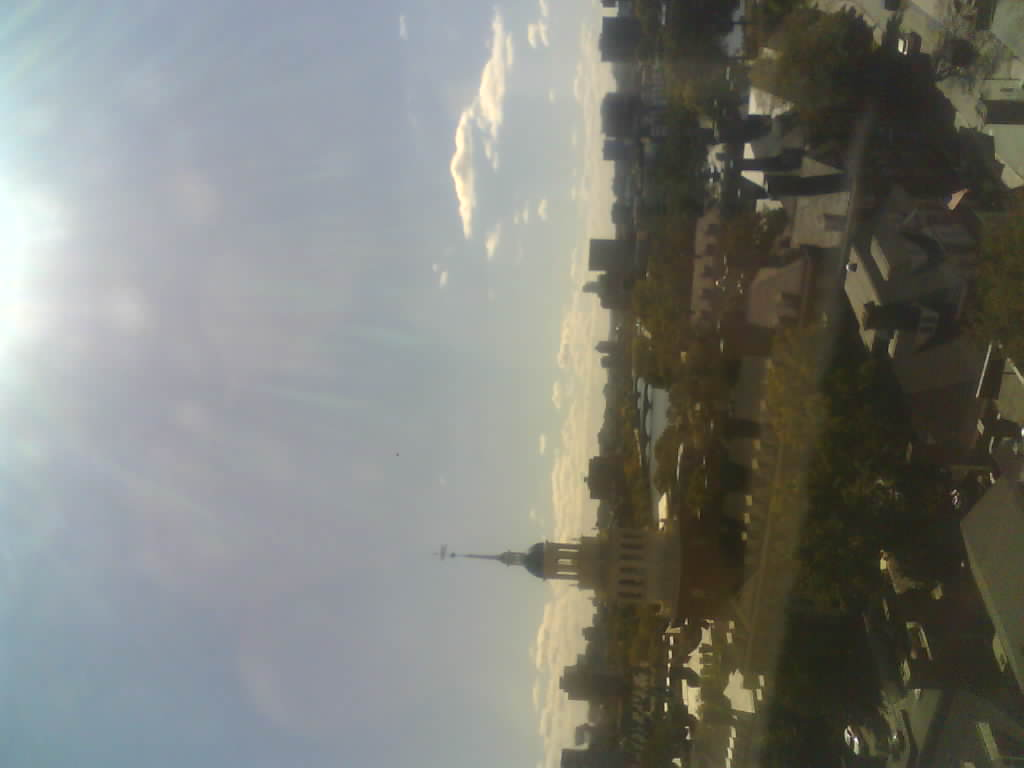
#> input picture 04_microcontroller/Assets/image0.jpg, 1024 x 768 px
$ python trace.py ../../../04_microcontroller/Assets/image0.jpg
#> lines starting #> are read from the running program, lines starting #| are printed output that depends on the picture; after the words box and inside, x2 and y2 are one past the last pixel; in counts of white or black regions, pixels touching at a corner belong together
### 10_machine/src/src/vectorize.py
"""Step 2 — raster line art into pen paths (polylines).

No AI here. This is classic, deterministic computer vision.

The key step is SKELETONIZATION. If you traced by contour (what potrace does),
every black line would become a closed polygon and the plotter would draw it
twice, once down each edge: the stroke comes out fat and takes twice as long.
Thinning to 1 pixel first means each line produces ONE pass, which is what you
want with a pen.
"""

import io

import numpy as np
from PIL import Image, ImageDraw, ImageFilter, ImageOps

# Neighbours clockwise from north: P2..P9 in the Zhang-Suen paper.
_NB8 = [(-1, 0), (-1, 1), (0, 1), (1, 1), (1, 0), (1, -1), (0, -1), (-1, -1)]


# --------------------------------------------------------------------------
# Loading and thresholding
# --------------------------------------------------------------------------

def load_gray(image_bytes, max_side=800):
    """Load as grayscale and cap the size.

    max_side drives both compute time and detail. Note thumbnail() only shrinks,
    so asking for more than the source resolution does nothing.
    """
#> called with max_side = 1024
    im = Image.open(io.BytesIO(image_bytes)).convert("L")
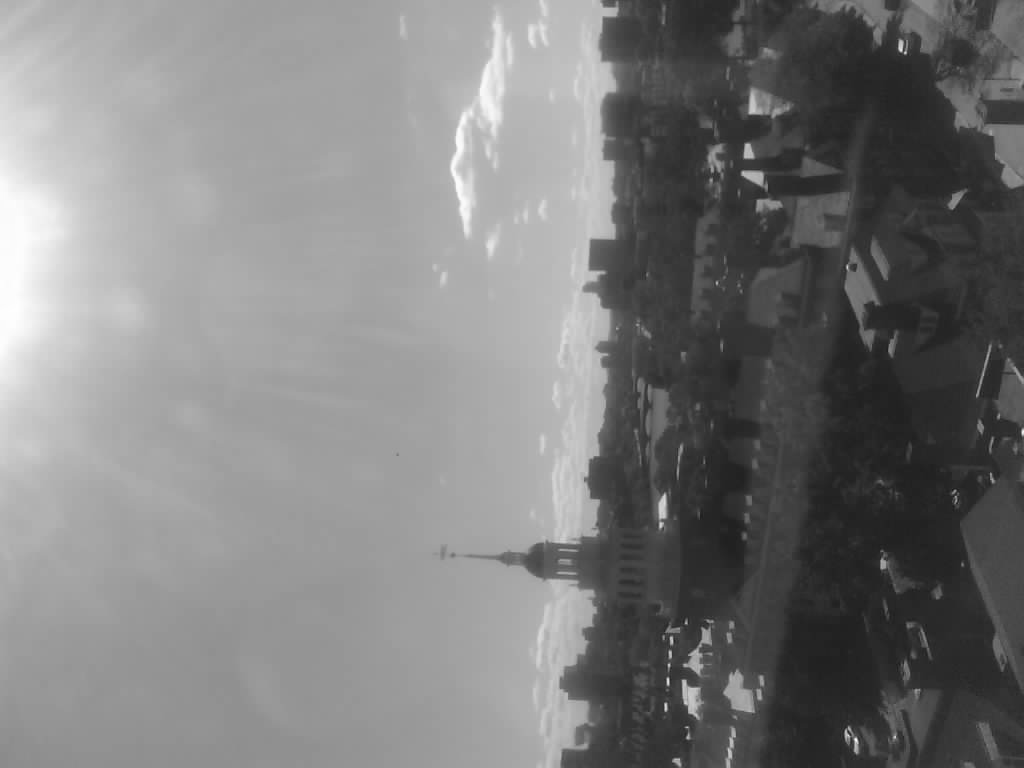
#> im: PIL image 1024x768 L; min 24, max 254, mean 124.5
    im.thumbnail((max_side, max_side), Image.LANCZOS)
    return im


def otsu_threshold(gray_u8):
    """Otsu's method: split the histogram where it best separates two groups.

    Saves us from hardcoding a threshold that only works for one lighting.
    """
    hist = np.bincount(gray_u8.ravel(), minlength=256).astype(np.float64)
#> hist = 256 values, max 22742 at index 163, min 0 at index 0, mean 3072
    total = gray_u8.size
#> total = 786432
    omega = np.cumsum(hist) / total
#> omega = 256 values from 0 to 1
    mu = np.cumsum(hist * np.arange(256)) / total
#> mu = 256 values from 0 to 124.5
    mu_t = mu[-1]
#> mu_t = 124.5

    denom = omega * (1.0 - omega)
#> denom = 256 values, max 0.25 at index 152, min 0 at index 0, mean 0.125
    denom[denom <= 0] = 1e-12
    between = (mu_t * omega - mu) ** 2 / denom
#> between = 256 values, max 2992.2 at index 113, min 0 at index 0, mean 1379.5
    return int(np.argmax(between))


# [28 lines left out: functions _dog_balanced, edges_mask, not called in this run]


def binarize(im, invert=False, blur=0.6):
    """Return a boolean array where True means ink."""
    if blur:
        im = im.filter(ImageFilter.GaussianBlur(blur))
    if invert:
        im = ImageOps.invert(im)

    arr = np.asarray(im, dtype=np.uint8)
    return arr <= otsu_threshold(arr)
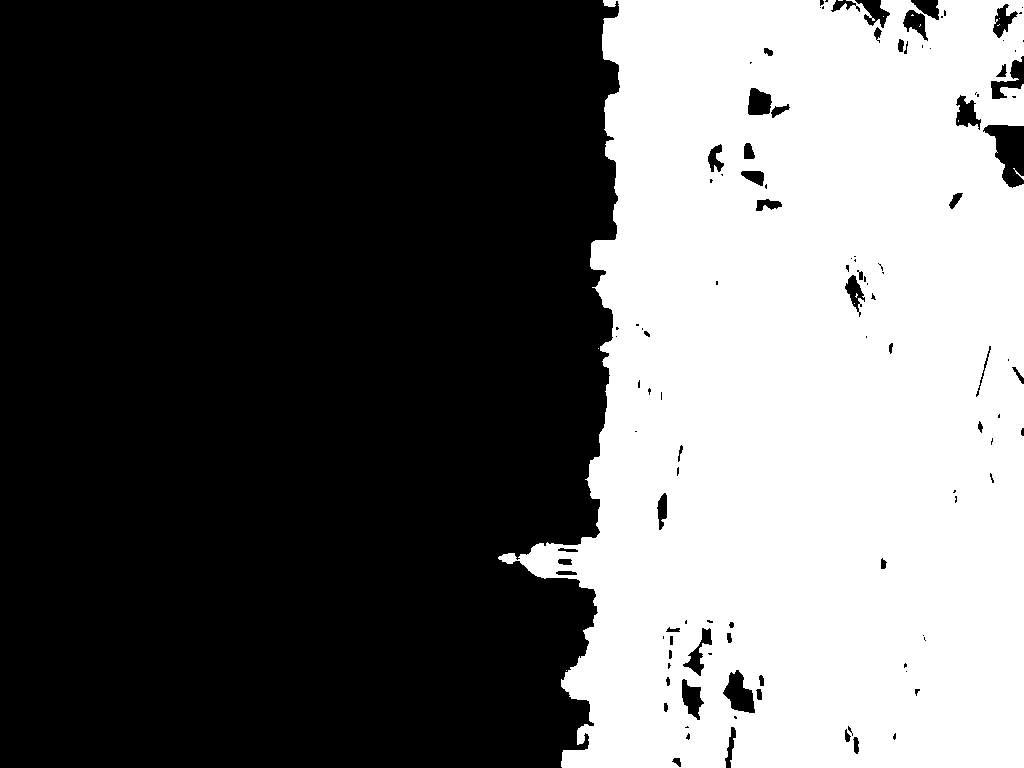
#> returned value: shape (768, 1024) bool; 40.6% white; 13 white regions (11 under 20 px), largest, box (x1, y1, x2, y2) and area: (498, 0, 1024, 768) 318899, (1013, 168, 1024, 180) 25


# --------------------------------------------------------------------------
# Skeletonization (Zhang-Suen)
# --------------------------------------------------------------------------

def _neighbours(p):
    """The 8 neighbours as aligned planes, so we can work vectorized."""
    return (
        p[0:-2, 1:-1],  # P2 N
        p[0:-2, 2:],    # P3 NE
        p[1:-1, 2:],    # P4 E
        p[2:, 2:],      # P5 SE
        p[2:, 1:-1],    # P6 S
        p[2:, 0:-2],    # P7 SW
        p[1:-1, 0:-2],  # P8 W
        p[0:-2, 0:-2],  # P9 NW
    )


# [50 lines left out: function fill_small_holes, not called in this run]


def skeletonize(mask, max_iter=100):
    """Thin the mask to 1-pixel lines, preserving topology.

    Zhang-Suen, vectorized with numpy. Each pass deletes border pixels that meet
    four conditions guaranteeing the line is neither broken nor shortened at its
    ends. Converges in ~15-40 passes depending on stroke thickness.
    """
#> called with max_iter = 100
    img = mask.astype(np.uint8)

    for _ in range(max_iter):
        changed = False

        for step in (0, 1):
            padded = np.pad(img, 1, mode="constant")
            P2, P3, P4, P5, P6, P7, P8, P9 = _neighbours(padded)

            # B = how many neighbours are ink.
            B = P2 + P3 + P4 + P5 + P6 + P7 + P8 + P9

            # A = how many 0->1 transitions there are walking the neighbours in
            # a circle. A == 1 means this pixel is not a bridge: deleting it
            # will not split the line in two.
            seq = [P2, P3, P4, P5, P6, P7, P8, P9, P2]
            A = np.zeros(img.shape, dtype=np.uint8)
            for i in range(8):
                A += ((seq[i] == 0) & (seq[i + 1] == 1)).astype(np.uint8)

            if step == 0:
                c1 = (P2 * P4 * P6) == 0
                c2 = (P4 * P6 * P8) == 0
            else:
                c1 = (P2 * P4 * P8) == 0
                c2 = (P2 * P6 * P8) == 0

            # B>=2 avoids deleting endpoints (that would shorten the line).
            # B<=6 avoids deleting pixels inside a blob.
            doomed = (img == 1) & (B >= 2) & (B <= 6) & (A == 1) & c1 & c2

            if doomed.any():
                img[doomed] = 0
                changed = True

        if not changed:
            break
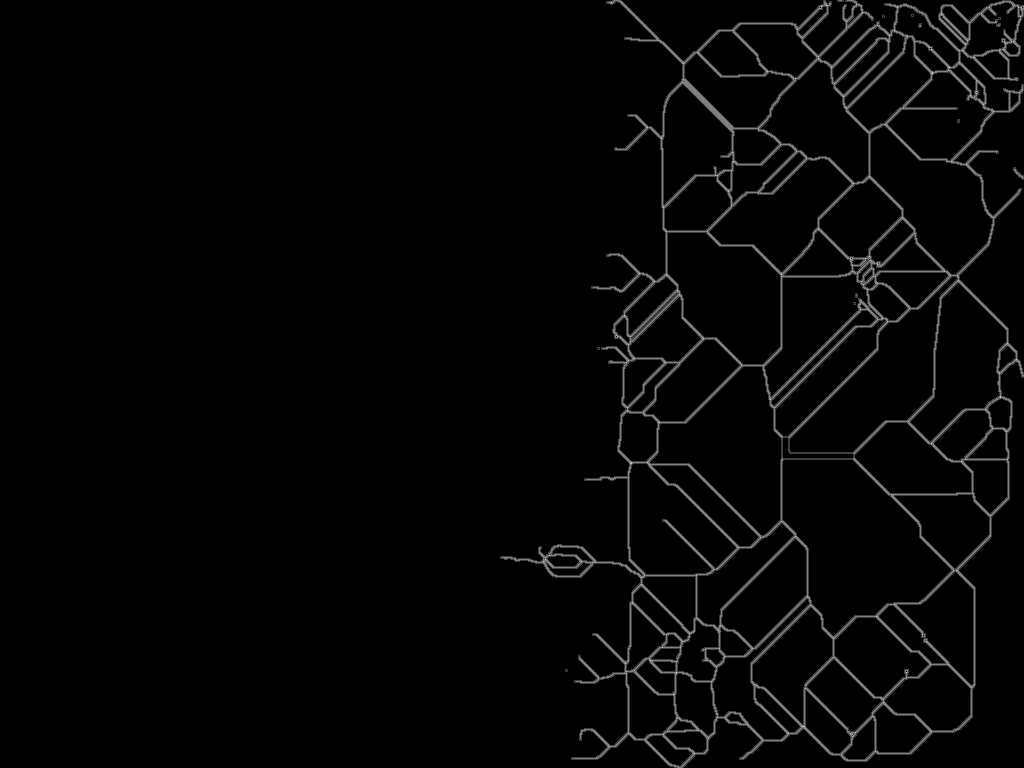
#> A: shape (768, 1024); min 0, max 4, mean 0.0788; drawn with min black and max white
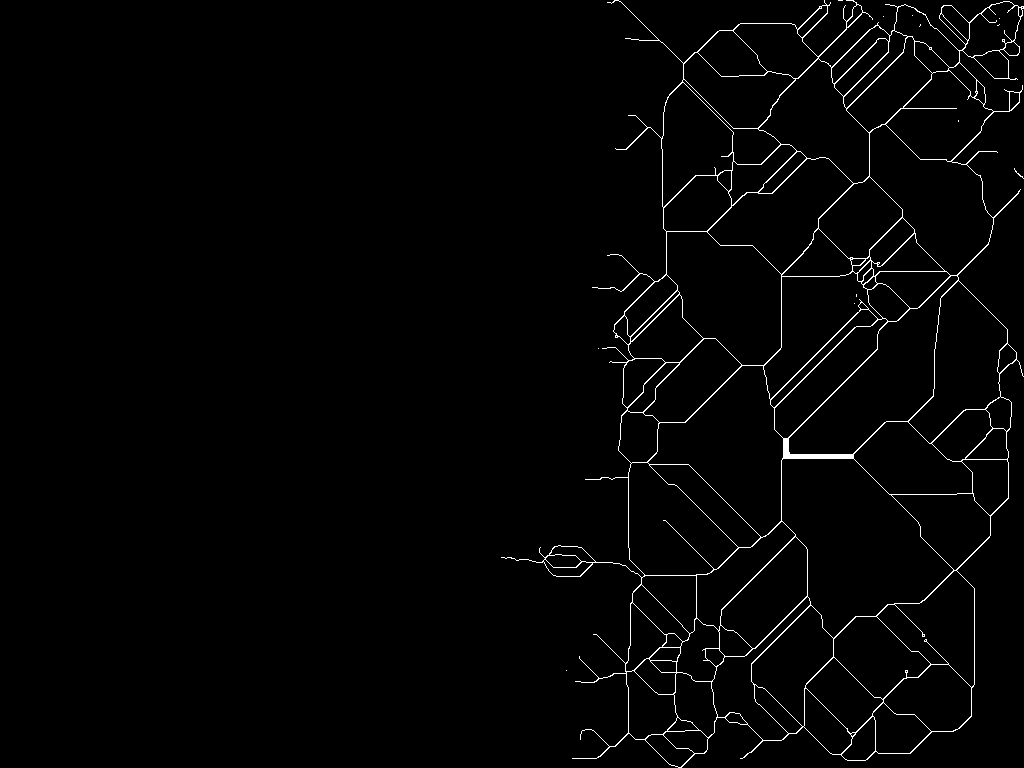
#> img: shape (768, 1024); values 0 (black) and 1 (white), 1.7% white in thin lines or dots, all inside (x1, y1, x2, y2) = (501, 0, 1024, 768)
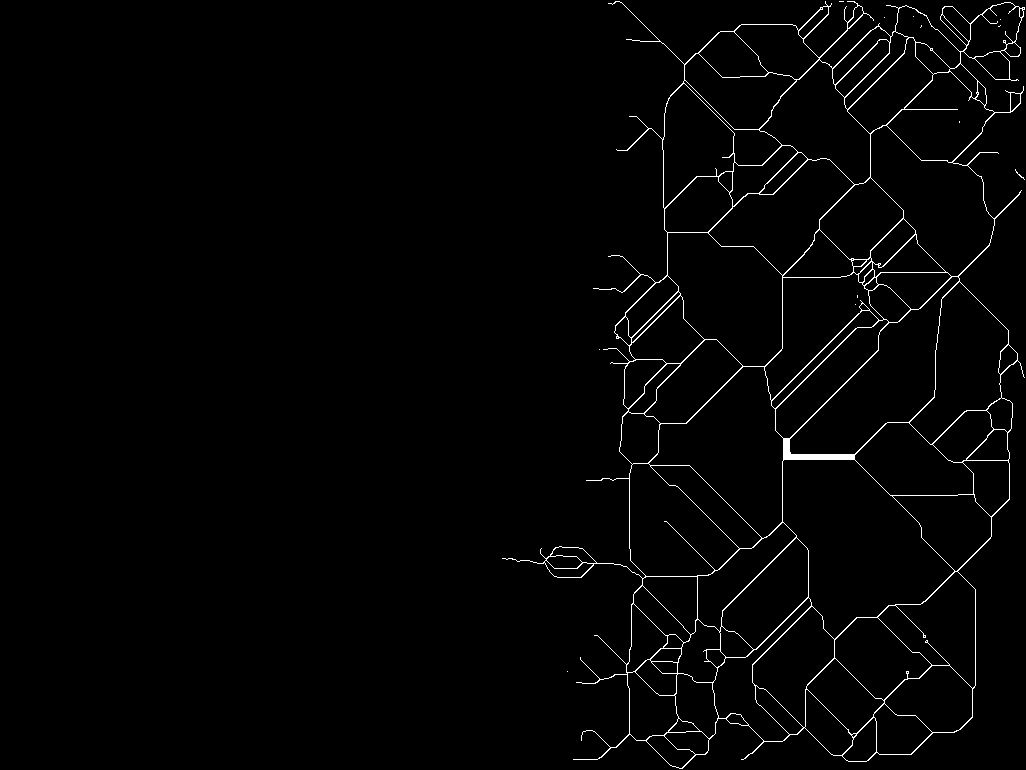
#> padded: shape (770, 1026); values 0 (black) and 1 (white), 1.7% white in thin lines or dots, all inside (x1, y1, x2, y2) = (502, 1, 1025, 769)

    return img.astype(bool)


# --------------------------------------------------------------------------
# Path tracing
# --------------------------------------------------------------------------

def trace_paths(skel, min_points=5):
    """Walk the skeleton and return polylines as lists of (y, x).

    We treat the skeleton as a graph. Pixels with exactly 2 neighbours are
    pass-through; those with 1 (endpoints) or 3+ (junctions) are nodes. We walk
    node to node consuming edges, then sweep whatever is left, which are closed
    loops with no node at all (a circle, for instance).
    """
#> called with min_points = 2
    ink = set(zip(*np.nonzero(skel)))
#> ink = 13248 items
    if not ink:
        return []

    def nbrs(p):
        """Neighbours of p, ignoring redundant diagonals.

        On a rasterized diagonal (a staircase) the corner pixel touches its
        diagonal neighbour AND the two orthogonal ones in between. That gives it
        degree 3 and turns it into a fake junction; since the steps are
        consecutive, you get fake junctions next to each other and the stroke
        shatters into 2-pixel fragments.

        If the orthogonal path already exists, the diagonal edge adds no
        connectivity, so we prune it. Degrees go back to 2 and the staircase is
        walked as what it is: a single line.
        """
#> called with p = (557, 969)
        y, x = p
        out = []
        for dy, dx in _NB8:
            q = (y + dy, x + dx)
            if q not in ink:
                continue
            if dy and dx and ((y + dy, x) in ink or (y, x + dx) in ink):
                continue  # redundant diagonal
            out.append(q)
#> after the loop, out = [(556, 969), (557, 968)]
        return out

    degree = {p: len(nbrs(p)) for p in ink}
#> the loop in nbrs (call 2), `for dy, dx in _NB8:` made 8 passes
#> q on passes 1 to 8: (287, 781), (287, 782), (288, 782), (289, 782), (289, 781), (289, 780), (288, 780), (287, 780)
#> degree = 13248 items
    used = set()  # edges already walked, as frozenset({a, b})
    paths = []

    def walk(start):
        """Walk from start until we hit a node or run out of edges."""
#> called with start = (256, 869)
        path = [start]
#> path = [(256, 869)]
        cur = start
#> cur = (256, 869)
        while True:
            options = [q for q in nbrs(cur) if frozenset((cur, q)) not in used]
            if not options:
                break
            nxt = options[0]
            used.add(frozenset((cur, nxt)))
            path.append(nxt)
            cur = nxt
            if degree[cur] != 2:
                break  # reached a junction or an endpoint
#> this loop made 72 passes
#> cur on passes 2 to 13: (254, 869), (253, 869), (252, 869), (251, 869), (250, 869), (249, 869), (249, 870), (248, 870), (248, 871), (247, 871), (247, 872), (246, 872)
#> options on pass 1: [(255, 869), (257, 870), (256, 868)]
        return path

    # Start from endpoints and junctions: gives the most natural strokes.
    for seed in [p for p in ink if degree[p] != 2]:
        while True:
            path = walk(seed)
            if len(path) < 2:
                break
            paths.append(path)

    # Whatever is left are closed loops.
    for p in ink:
        while any(frozenset((p, q)) not in used for q in nbrs(p)):
            path = walk(p)
            if len(path) < 2:
                break
            paths.append(path)

    return [p for p in paths if len(p) >= min_points]


# --------------------------------------------------------------------------
# Stitching, simplifying, ordering
# --------------------------------------------------------------------------

# [141 lines left out: functions stitch_paths, rdp, order_paths, not called in this run]


# --------------------------------------------------------------------------
# Pipeline
# --------------------------------------------------------------------------

def image_to_paths(image_bytes, max_side=1024, simplify=1.8, min_points=12,
                   from_photo=False, ink_fraction=0.09, hole_area=0):
    """Full raster -> polylines in pixel coordinates. Returns (paths, shape).

    from_photo=True runs edge detection first, for the no-AI path. With real
    line art leave it False: the image is already lines, and detecting edges on
    lines would double every one of them.
    """
    im = load_gray(image_bytes, max_side=max_side)

    if from_photo:
        mask = edges_mask(im, ink_fraction=ink_fraction)
    else:
        mask = binarize(im)
        # Safety net: if the line art came with a dark background the threshold
        # is inverted and we would try to draw the whole sheet.
        if mask.mean() > 0.5:
            mask = ~mask

    if not mask.any():
        return [], mask.shape

    # OFF BY DEFAULT (hole_area=0), and it is worth knowing why.
    #
    # Filling tiny white holes helped when images came with strokes touching
    # each other: two lines that meet trap a sliver of white, the skeleton goes
    # around it, and the pen draws a bubble instead of a line.
    #
    # But a PUPIL is also a small enclosed white hole, so on clean line art this
    # step eats the eyes -- the pupil collapses into a blob. Measured on the
    # same image, the stroke count is identical with and without it, so here it
    # is all cost and no benefit. Turn it up by hand only if bubbles come back.
    if hole_area:
        mask = fill_small_holes(mask, max_area=hole_area)

    skel = skeletonize(mask)

    # Trace WITHOUT filtering by length: the short fragments at junctions are
    # exactly the connectors stitching needs. Filter noise after stitching.
    paths = trace_paths(skel, min_points=2)
    paths = stitch_paths(paths)
    paths = [p for p in paths if len(p) >= min_points]
    paths = [rdp(p, simplify) for p in paths]
    paths = [p for p in paths if len(p) >= 2]
    paths = order_paths(paths)

    return paths, skel.shape

### 10_machine/src/src/trace.py
#!/usr/bin/env python3
"""Steps 2+3 — line art into G-code, plus a preview of what the pen will draw.

    python src/trace.py output/caricature.png
    python src/trace.py output/caricature.png --bed 150x150

Writes <name>.gcode and <name>_preview.png into output/.
ALWAYS look at the preview before sending anything to the plotter.
"""

import argparse
import os
import sys

from PIL import Image, ImageDraw

sys.path.insert(0, os.path.dirname(os.path.abspath(__file__)))

import gcode as gc          # noqa: E402
import vectorize as vec     # noqa: E402


def main():
    ap = argparse.ArgumentParser(description="line art -> G-code")
    ap.add_argument("image")
    ap.add_argument("--bed", default="100x100", help="drawing area in mm, e.g. 150x150")
    ap.add_argument("--margin", type=float, default=5.0)
    ap.add_argument("--simplify", type=float, default=1.8,
                    help="higher = fewer points per stroke")
    ap.add_argument("--min-points", type=int, default=12,
                    help="drop strokes shorter than this (noise)")
    ap.add_argument("--max-side", type=int, default=1024, help="working resolution")
    ap.add_argument("--outdir", default="output")
    args = ap.parse_args()

    bed_w, bed_h = (float(v) for v in args.bed.lower().split("x"))
    os.makedirs(args.outdir, exist_ok=True)
    name = os.path.basename(args.image).rsplit(".", 1)[0]

    with open(args.image, "rb") as f:
        data = f.read()

    paths, shape = vec.image_to_paths(
        data,
        max_side=args.max_side,
        simplify=args.simplify,
        min_points=args.min_points,
    )
    if not paths:
        print("no drawable lines found")
        return 1

    paths_mm = gc.fit_to_bed(paths, shape, bed_w=bed_w, bed_h=bed_h, margin=args.margin)
    text, stats = gc.generate(paths_mm, bed_w=bed_w, bed_h=bed_h)

    gcode_path = os.path.join(args.outdir, f"{name}.gcode")
    with open(gcode_path, "w") as f:
        f.write(text)

    # Preview: exactly the route the pen takes.
    scale = 8
    img = Image.new("RGB", (int(bed_w * scale), int(bed_h * scale)), "white")
    draw = ImageDraw.Draw(img)
    for p in paths_mm:
        draw.line([(float(x) * scale, (bed_h - float(y)) * scale) for x, y in p],
                  fill="black", width=2)
    preview_path = os.path.join(args.outdir, f"{name}_preview.png")
    img.save(preview_path)

    mins, secs = divmod(stats["estimated_seconds"], 60)
    print(f"{stats['paths']} strokes, {stats['points']} points")
    print(f"drawing {stats['draw_mm']:.0f}mm + travel {stats['travel_mm']:.0f}mm")
    print(f"estimated plot time: ~{mins}m{secs:02d}s")
    print(f"-> {gcode_path}")
    print(f"-> {preview_path}   <- check this first")
    return 0


if __name__ == "__main__":
    sys.exit(main())
